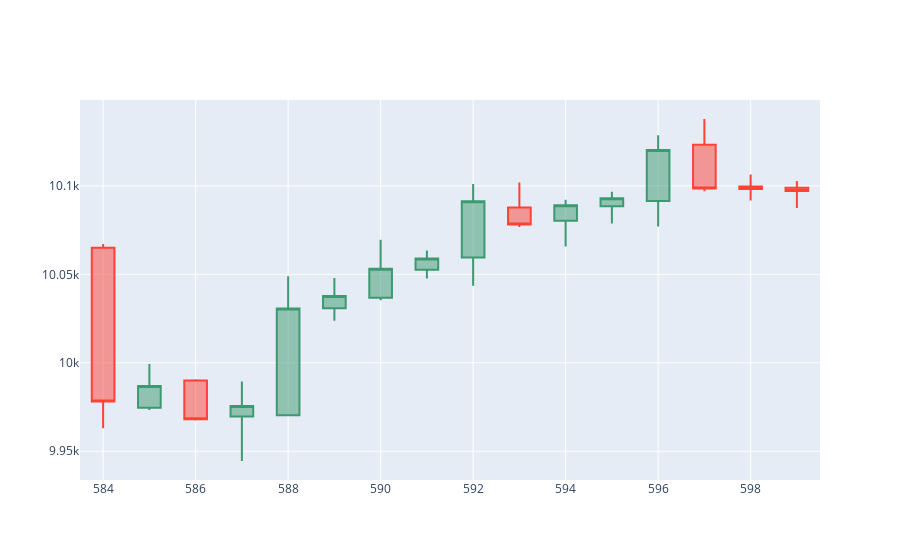
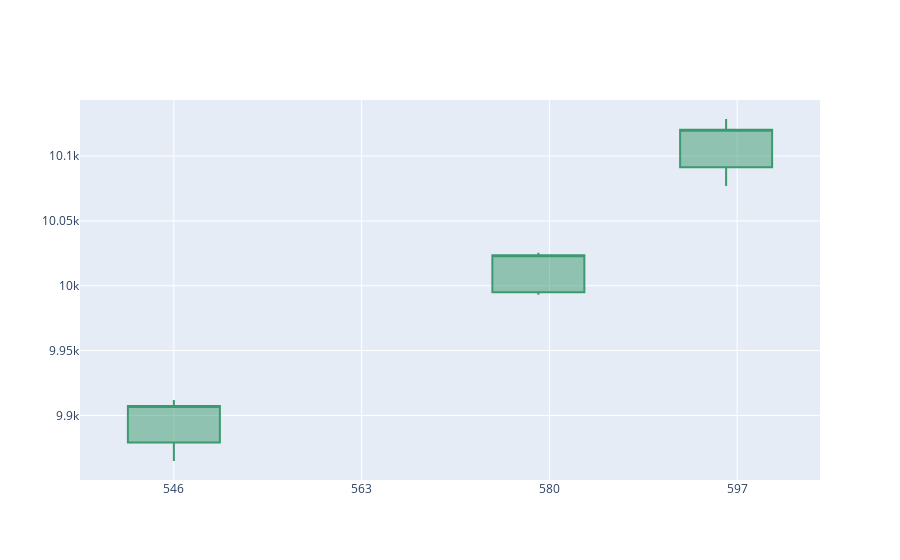

The cell these charts' notebook holds for them, in order:
### Code cell
import plotly.graph_objs as go
import pandas as pd

df = pd.DataFrame(data2[584:600])

# Create the candlestick chart
candlestick = go.Candlestick(x=df.index, open=df['open'], close=df['close'], high=df['high'], low=df['low'])
fig = go.Figure(data=[candlestick])

# Show the chart
fig.update_layout(xaxis_rangeslider_visible=False)
fig.show()

df = pd.DataFrame(data3[15:18])

# Create the candlestick chart
candlestick = go.Candlestick(x=df.index, open=df['open'], close=df['close'], high=df['high'], low=df['low'])
fig = go.Figure(data=[candlestick])

# Show the chart
fig.update_layout(xaxis_rangeslider_visible=False)
fig.show()
#fig.update_layout(xaxis_rangeslider_visible=False)

### Figure 1 — Plotly figure (JSON) as saved in the notebook; plotly's stock layout.template omitted (floating-point values rounded to 4 significant figures)
{"data": [{"close": [9978.0, 9987.0, 9968.0, 9976.0, 10030.0, 10040.0, 10050.0, 10059, 10090.0, 10080.0, 10090.0, 10093, 10120.0, 10100.0, 10100.0, 10100.0], "high": [10070.0, 9999.0, 9991.0, 9990.0, 10050.0, 10048, 10070.0, 10060.0, 10101, 10100.0, 10090.0, 10100.0, 10130.0, 10140.0, 10110.0, 10100.0], "low": [9963.0, 9973.0, 9967.0, 9944.0, 9970.0, 10020.0, 10040.0, 10050.0, 10040.0, 10080.0, 10070.0, 10080.0, 10077, 10097, 10090.0, 10090.0], "open": [10065, 9975.0, 9990.0, 9970.0, 9970.0, 10030.0, 10040.0, 10050.0, 10060.0, 10090.0, 10080.0, 10090.0, 10090.0, 10120.0, 10100.0, 10100.0], "type": "candlestick", "x": [584, 585, 586, 587, 588, 589, 590, 591, 592, 593, 594, 595, 596, 597, 598, 599]}], "layout": {"xaxis": {"rangeslider": {"visible": false}}}}

### Figure 2 — Plotly figure (JSON) as saved in the notebook; plotly's stock layout.template omitted (floating-point values rounded to 4 significant figures)
{"data": [{"close": [9907.0, 10020.0, 10120.0], "high": [9912.0, 10030.0, 10130.0], "low": [9865.0, 9993.0, 10077], "open": [9879.0, 9995.0, 10090.0], "type": "candlestick", "x": [546, 579, 596]}], "layout": {"xaxis": {"rangeslider": {"visible": false}}}}
